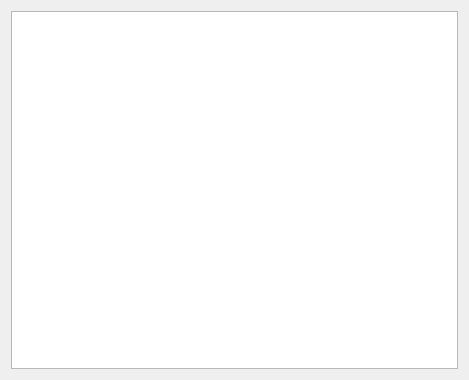
<?xml version="1.0" encoding="UTF-8"?>
<ui version="4.0">
 <class>Widget</class>
 <widget class="QWidget" name="Widget">
  <property name="geometry">
   <rect>
    <x>0</x>
    <y>0</y>
    <width>469</width>
    <height>380</height>
   </rect>
  </property>
  <property name="windowTitle">
   <string>Widget</string>
  </property>
  <layout class="QHBoxLayout" name="horizontalLayout">
   <item>
    <widget class="QTableView" name="tableView"/>
   </item>
  </layout>
 </widget>
 <resources/>
 <connections/>
</ui>
